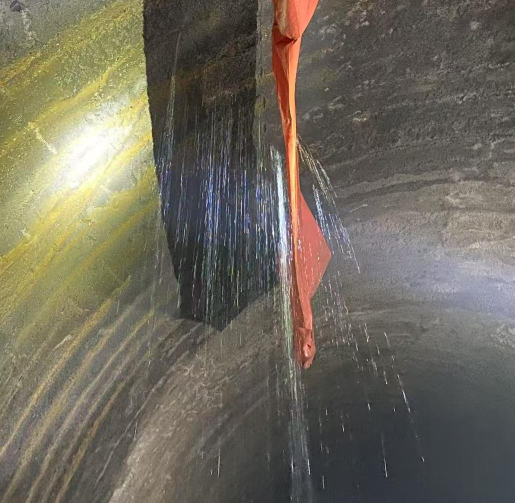
#> input picture 湿润/涌水.jpg, 1029 x 1006 px (shown at 1/2 size); its folder holds only this picture in this run
$ python -i 1preprocess_images.py   (imports and definitions only)   (older library calls are emulated)
#> lines starting #> are read from the running program, lines starting #| are printed output that depends on the picture
import cv2
import numpy as np
import os
import logging
import json
from datetime import datetime
from pathlib import Path
import matplotlib.pyplot as plt
from typing import Tuple, List, Dict, Optional
import shutil

class TunnelFaceImagePreprocessor:
    """隧道掌子面图像预处理器 - 专为围岩等级判断优化"""

    def __init__(self, config: Dict = None):
        """初始化预处理器

        Args:
            config: 配置字典，包含各种预处理参数
        """
        # 默认配置
        self.default_config = {
            'input_folder': r"C:\Users\ASUS\Desktop\AI_Recognition\tunnel_face_images",
            'output_folder': r"C:\Users\ASUS\Desktop\AI_Recognition\processed_tunnel_face_photos\1",
            'target_sizes': [512, 1024, 2048, 3024],  # 增加3024尺寸
            'padding_color': (0, 0, 0),
            'enable_histogram_equalization': True,
            'enable_median_filter': True,
            'median_filter_kernel': 5,
            'enable_data_augmentation': True,
            'augmentation_count': 3,
            'rotation_angles': [-15, -10, -5, 5, 10, 15],
            'brightness_factors': [0.8, 0.9, 1.1, 1.2],
            'supported_formats': ['.png', '.jpg', '.jpeg', '.bmp', '.tiff', '.gif', '.webp'],
            'quality_threshold': 0.3,  # 图像质量阈值
            'log_level': 'INFO'
        }

        # 合并用户配置
        self.config = self.default_config.copy()
        if config:
            self.config.update(config)

        # 设置日志
        self._setup_logging()

        # 创建输出目录
        self._create_output_directories()

        # 统计信息
        self.stats = {
            'total_images': 0,
            'processed_images': 0,
            'failed_images': 0,
            'augmented_images': 0,
            'processing_times': [],
            'quality_scores': [],
            'best_copied_images': 0
        }

    def _setup_logging(self):
        """设置日志记录"""
        log_dir = Path(self.config['output_folder']) / 'logs'
        log_dir.mkdir(parents=True, exist_ok=True)

        log_file = log_dir / f"preprocessing_{datetime.now().strftime('%Y%m%d_%H%M%S')}.log"

        logging.basicConfig(
            level=getattr(logging, self.config['log_level']),
            format='%(asctime)s - %(levelname)s - %(message)s',
            handlers=[
                logging.FileHandler(log_file, encoding='utf-8'),
                logging.StreamHandler()
            ]
        )

        self.logger = logging.getLogger(__name__)
        self.logger.info("隧道掌子面图像预处理器初始化完成")
        self.logger.info(f"配置参数: {json.dumps(self.config, ensure_ascii=False, indent=2)}")

    def _create_output_directories(self):
        """创建输出目录结构"""
        base_output = Path(self.config['output_folder'])

        # 创建best文件夹
        best_dir = base_output / "best"
        best_dir.mkdir(parents=True, exist_ok=True)

        # 为不同尺寸创建子目录
        for size in self.config['target_sizes']:
            size_dir = base_output / f"size_{size}x{size}"
            size_dir.mkdir(parents=True, exist_ok=True)

            # 如果启用数据增强，创建增强子目录
            if self.config['enable_data_augmentation']:
                aug_dir = size_dir / "augmented"
                aug_dir.mkdir(parents=True, exist_ok=True)
#> in process_single_image, image is the input picture: shape (1006, 1029, 3); mean B, G, R 93, 106.4, 111.8

        self.logger.info(f"输出目录结构创建完成: {base_output}")
        self.logger.info(f"Best文件夹创建完成: {best_dir}")

    # [21 lines left out: function _calculate_adaptive_size, not called in this run]

    def _assess_image_quality(self, image: np.ndarray) -> float:
        """评估图像质量

        Args:
            image: 输入图像

        Returns:
            质量分数 (0-1)
        """
        try:
            # 转换为灰度图
            gray = cv2.cvtColor(image, cv2.COLOR_BGR2GRAY)
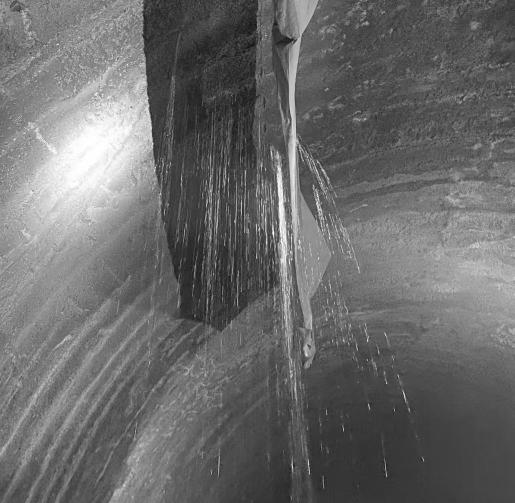
#> gray: shape (1006, 1029) (shown at 1/2 size); min 1, max 255, mean 106.5

            # 计算拉普拉斯方差（清晰度指标）
            laplacian_var = cv2.Laplacian(gray, cv2.CV_64F).var()
#> laplacian_var = 499.5

            # 计算对比度
            contrast = gray.std()
#> contrast = 43.24

            # 计算亮度分布均匀性
            hist = cv2.calcHist([gray], [0], None, [256], [0, 256])
#> hist = 256 values, max 12138 at index 72, min 0 at index 0, mean 4043.6
            hist_normalized = hist / hist.sum()
#> hist_normalized = 256 values, max 0.0117 at index 72, min 0 at index 0, mean 0.00391
            entropy = -np.sum(hist_normalized * np.log2(hist_normalized + 1e-10))
#> entropy = 7.3

            # 综合质量分数
            quality_score = (
                min(laplacian_var / 1000, 1.0) * 0.4 +  # 清晰度权重40%
                min(contrast / 100, 1.0) * 0.3 +        # 对比度权重30%
                entropy / 8.0 * 0.3                     # 信息熵权重30%
            )
#> quality_score = 0.603

            return min(quality_score, 1.0)

        except Exception as e:
            self.logger.warning(f"质量评估失败: {e}")
            return 0.5  # 默认中等质量

    def _enhance_image_quality(self, image: np.ndarray) -> np.ndarray:
        """增强图像质量

        Args:
            image: 输入图像

        Returns:
            增强后的图像
        """
        enhanced = image.copy()

        try:
            # 1. 中值滤波去噪
            if self.config['enable_median_filter']:
                kernel_size = self.config['median_filter_kernel']
                enhanced = cv2.medianBlur(enhanced, kernel_size)
                self.logger.debug(f"应用中值滤波，核大小: {kernel_size}")

            # 2. 直方图均衡化增强对比度
            if self.config['enable_histogram_equalization']:
                # 转换到LAB色彩空间，只对L通道进行直方图均衡化
                lab = cv2.cvtColor(enhanced, cv2.COLOR_BGR2LAB)
#> lab: shape (1006, 1029, 3); mean of channels 0, 1, 2 113.4, 128, 136
                l_channel, a_channel, b_channel = cv2.split(lab)
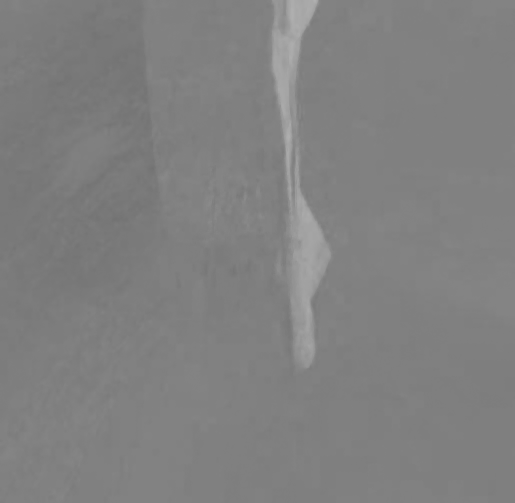
#> a_channel: shape (1006, 1029) (shown at 1/2 size); min 114, max 176, mean 128
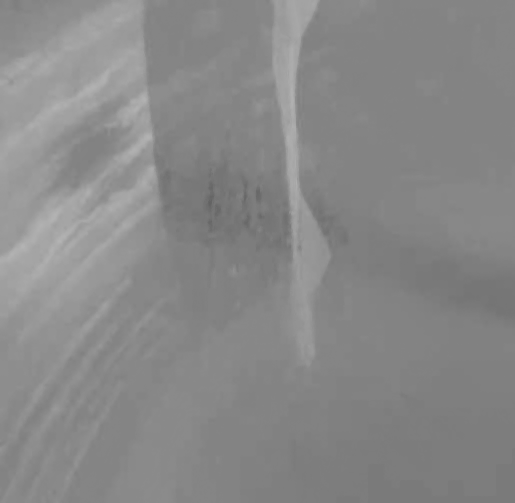
#> b_channel: shape (1006, 1029) (shown at 1/2 size); min 96, max 180, mean 136

                # 应用CLAHE（限制对比度自适应直方图均衡化）
                clahe = cv2.createCLAHE(clipLimit=3.0, tileGridSize=(8, 8))
                l_channel = clahe.apply(l_channel)
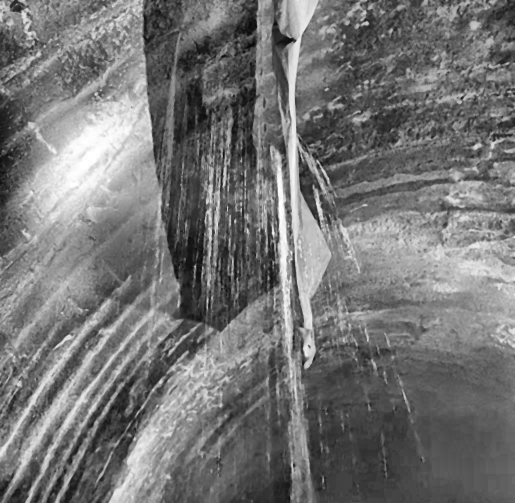
#> l_channel: shape (1006, 1029) (shown at 1/2 size); min 9, max 255, mean 116.6

                # 重新合并通道
                enhanced = cv2.merge([l_channel, a_channel, b_channel])
#> enhanced: shape (1006, 1029, 3); mean of channels 0, 1, 2 116.6, 128, 136
                enhanced = cv2.cvtColor(enhanced, cv2.COLOR_LAB2BGR)
                self.logger.debug("应用CLAHE直方图均衡化")

            # 3. 轻微的锐化处理（针对隧道环境的模糊问题）
            kernel = np.array([[-1,-1,-1], [-1,9,-1], [-1,-1,-1]])
            sharpened = cv2.filter2D(enhanced, -1, kernel)
            enhanced = cv2.addWeighted(enhanced, 0.8, sharpened, 0.2, 0)

            return enhanced

        except Exception as e:
            self.logger.error(f"图像增强失败: {e}")
            return image

    def _resize_with_padding(self, image: np.ndarray, target_size: int) -> np.ndarray:
        """调整图像尺寸并填充

        Args:
            image: 输入图像
            target_size: 目标正方形尺寸

        Returns:
            调整后的图像
        """
        height, width = image.shape[:2]

        # 计算缩放比例
        ratio = float(target_size) / max(height, width)
        new_size = (int(width * ratio), int(height * ratio))

        # 缩放图像
        resized = cv2.resize(image, new_size, interpolation=cv2.INTER_AREA)

        # 计算填充
        delta_w = target_size - new_size[0]
        delta_h = target_size - new_size[1]
        top, bottom = delta_h // 2, delta_h - (delta_h // 2)
        left, right = delta_w // 2, delta_w - (delta_w // 2)

        # 应用填充
        padded = cv2.copyMakeBorder(
            resized, top, bottom, left, right,
            cv2.BORDER_CONSTANT, value=self.config['padding_color']
        )

        return padded

    def _generate_augmented_images(self, image: np.ndarray, base_filename: str) -> List[Tuple[np.ndarray, str]]:
        """生成数据增强图像

        Args:
            image: 原始图像
            base_filename: 基础文件名

        Returns:
            增强图像列表，每个元素为(图像, 文件名后缀)
        """
        augmented_images = []

        try:
            height, width = image.shape[:2]
            center = (width // 2, height // 2)

            # 1. 旋转增强（小角度，适合隧道掌子面）
            for angle in self.config['rotation_angles']:
                rotation_matrix = cv2.getRotationMatrix2D(center, angle, 1.0)
                rotated = cv2.warpAffine(image, rotation_matrix, (width, height),
                                       borderMode=cv2.BORDER_REFLECT_101)
                augmented_images.append((rotated, f"_rot{angle}"))

            # 2. 翻转增强
            # 水平翻转（对隧道掌子面合理）
            h_flipped = cv2.flip(image, 1)
            augmented_images.append((h_flipped, "_hflip"))

            # 注意：不进行垂直翻转，因为会违反重力方向

            # 3. 亮度调整
            for factor in self.config['brightness_factors']:
                # 转换到HSV色彩空间调整亮度
                hsv = cv2.cvtColor(image, cv2.COLOR_BGR2HSV)
                hsv = hsv.astype(np.float32)
                hsv[:, :, 2] = hsv[:, :, 2] * factor  # 调整V通道
                hsv[:, :, 2] = np.clip(hsv[:, :, 2], 0, 255)
                hsv = hsv.astype(np.uint8)
                brightness_adjusted = cv2.cvtColor(hsv, cv2.COLOR_HSV2BGR)
                augmented_images.append((brightness_adjusted, f"_bright{factor}"))

            # 4. 对比度调整
            for alpha in [0.8, 1.2]:  # 对比度因子
                contrast_adjusted = cv2.convertScaleAbs(image, alpha=alpha, beta=0)
                augmented_images.append((contrast_adjusted, f"_contrast{alpha}"))

            # 限制增强数量
            if len(augmented_images) > self.config['augmentation_count']:
                # 随机选择指定数量的增强
                import random
                augmented_images = random.sample(augmented_images, self.config['augmentation_count'])

            self.logger.debug(f"为 {base_filename} 生成了 {len(augmented_images)} 个增强图像")
            return augmented_images

        except Exception as e:
            self.logger.error(f"数据增强失败 {base_filename}: {e}")
            return []

    def _save_image_with_metadata(self, image: np.ndarray, filepath: str, metadata: Dict) -> bool:
        """保存图像并记录元数据

        Args:
            image: 要保存的图像
            filepath: 保存路径
            metadata: 元数据信息

        Returns:
            是否保存成功
        """
        try:
            # 保存图像
            success = cv2.imwrite(filepath, image, [cv2.IMWRITE_JPEG_QUALITY, 95])

            if success:
                # 保存元数据
                metadata_file = filepath.replace('.jpg', '_metadata.json').replace('.JPG', '_metadata.json')
                with open(metadata_file, 'w', encoding='utf-8') as f:
                    json.dump(metadata, f, ensure_ascii=False, indent=2)

                self.logger.debug(f"成功保存: {filepath}")
                return True
            else:
                self.logger.error(f"保存失败: {filepath}")
                return False

        except Exception as e:
            self.logger.error(f"保存图像时出错 {filepath}: {e}")
            return False

    # [38 lines left out: function _copy_to_best_folder, not called in this run]

    def process_single_image(self, image_path: str) -> Dict:
        """处理单张图像

        Args:
            image_path: 图像路径

        Returns:
            处理结果字典
        """
        start_time = datetime.now()
        result = {
            'filename': os.path.basename(image_path),
            'success': False,
            'error': None,
            'quality_score': 0.0,
            'target_sizes_processed': [],
            'augmented_count': 0,
            'processing_time': 0.0
        }

        try:
            # 读取图像
            image = cv2.imread(image_path)
            if image is None:
                raise ValueError(f"无法读取图像: {image_path}")

            self.logger.info(f"开始处理: {result['filename']}")

            # 评估原始图像质量
            quality_score = self._assess_image_quality(image)
            result['quality_score'] = quality_score
            self.stats['quality_scores'].append(quality_score)

            # 检查质量阈值
            if quality_score < self.config['quality_threshold']:
                self.logger.warning(f"图像质量较低 ({quality_score:.3f}): {result['filename']}")

            # 增强图像质量
            enhanced_image = self._enhance_image_quality(image)

            # 处理所有目标尺寸
            base_name, ext = os.path.splitext(result['filename'])

            for target_size in self.config['target_sizes']:
                try:
                    # 调整尺寸
                    processed_image = self._resize_with_padding(enhanced_image, target_size)

                    # 归一化
                    normalized_image = processed_image.astype(np.float32) / 255.0
                    saveable_image = (normalized_image * 255).astype(np.uint8)

                    # 准备保存路径和元数据
                    output_dir = Path(self.config['output_folder']) / f"size_{target_size}x{target_size}"
                    output_filename = f"{base_name}_{target_size}x{target_size}_processed{ext}"
                    output_path = output_dir / output_filename

                    metadata = {
                        'original_file': result['filename'],
                        'original_size': image.shape[:2],
                        'target_size': [target_size, target_size],
                        'quality_score': quality_score,
                        'processing_timestamp': datetime.now().isoformat(),
                        'enhancements_applied': {
                            'histogram_equalization': self.config['enable_histogram_equalization'],
                            'median_filter': self.config['enable_median_filter'],
                            'sharpening': True
                        }
                    }

                    # 保存主图像
                    if self._save_image_with_metadata(saveable_image, str(output_path), metadata):
                        result['target_sizes_processed'].append(target_size)
                        self.stats['processed_images'] += 1
                        self.logger.info(f"成功处理尺寸 {target_size}x{target_size}: {result['filename']}")

                    # 数据增强
                    if self.config['enable_data_augmentation'] and quality_score >= self.config['quality_threshold']:
                        augmented_images = self._generate_augmented_images(saveable_image, base_name)
                        aug_dir = output_dir / "augmented"

                        for aug_image, suffix in augmented_images:
                            aug_filename = f"{base_name}_{target_size}x{target_size}{suffix}{ext}"
                            aug_path = aug_dir / aug_filename

                            aug_metadata = metadata.copy()
                            aug_metadata['augmentation_type'] = suffix
                            aug_metadata['is_augmented'] = True

                            if self._save_image_with_metadata(aug_image, str(aug_path), aug_metadata):
                                result['augmented_count'] += 1
                                self.stats['augmented_images'] += 1

                except Exception as e:
                    self.logger.error(f"处理尺寸 {target_size}x{target_size} 失败: {e}")
                    continue
#> this loop made 4 passes
#> output_filename on passes 1 to 4: '涌水_512x512_processed.jpg', '涌水_1024x1024_processed.jpg', '涌水_2048x2048_processed.jpg', '涌水_3024x3024_processed.jpg'
#> pass 1, in _resize_with_padding, `resized = cv2.resize(image, new_size, interpolation=cv2.INTER_AREA)`:
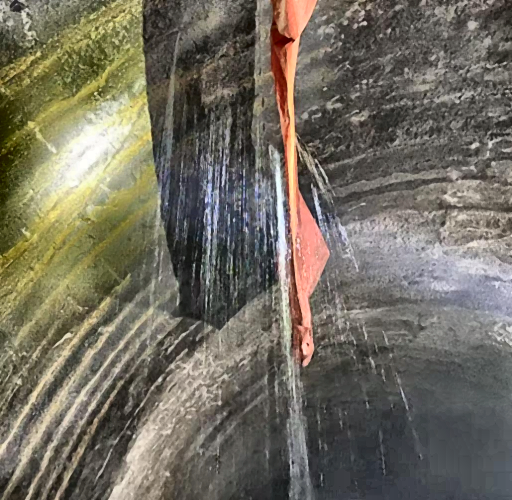
#> resized: shape (500, 512, 3); mean B, G, R 96.2, 109.5, 114.4
#> pass 1, in _resize_with_padding, `padded = cv2.copyMakeBorder( resized, top, bottom, left, right, cv2.BO..`:
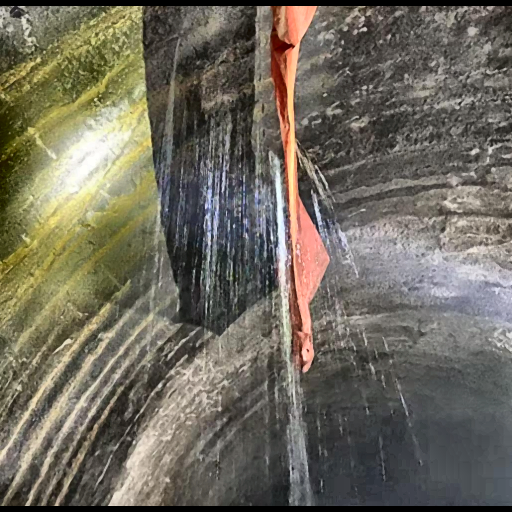
#> padded: shape (512, 512, 3); mean B, G, R 94, 106.9, 111.7
#> pass 1, in _generate_augmented_images, `h_flipped = cv2.flip(image, 1)`:
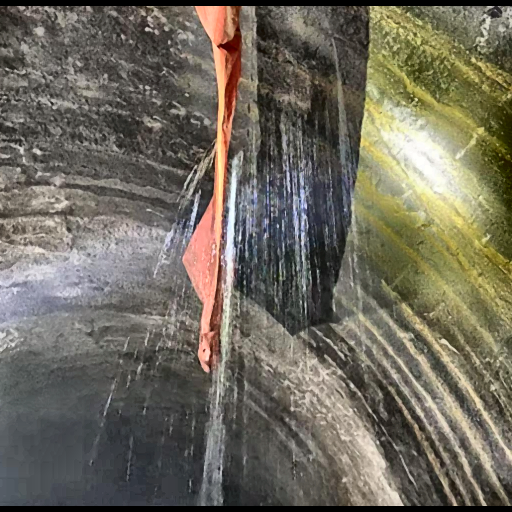
#> h_flipped: shape (512, 512, 3); mean B, G, R 94, 106.9, 111.7
#> after the loop, result = 7 items; self.stats = {'total_images': 0, 'processed_images': 4, 'failed_images': 0, 'augmented_images': 12, 'processing_times': [], 'quality_scores': [0.603], 'best_copied_images': 0}

            # 如果至少有一个尺寸处理成功，标记为成功
            if result['target_sizes_processed']:
                result['success'] = True

            # 计算处理时间
            processing_time = (datetime.now() - start_time).total_seconds()
            result['processing_time'] = processing_time
            self.stats['processing_times'].append(processing_time)

            self.logger.info(f"处理完成: {result['filename']} (质量: {quality_score:.3f}, 时间: {processing_time:.2f}s, 尺寸: {result['target_sizes_processed']})")

        except Exception as e:
            result['error'] = str(e)
            self.stats['failed_images'] += 1
            self.logger.error(f"处理失败 {result['filename']}: {e}")

        return result

    # [173 lines left out: functions process_dataset, _generate_final_report, main, not called in this run]


# [2 lines not run here, left out]

>>> result = TunnelFaceImagePreprocessor().process_single_image('../../湿润/涌水.jpg')
#> result = 7 items

$ run again, on 湿润/干燥.png
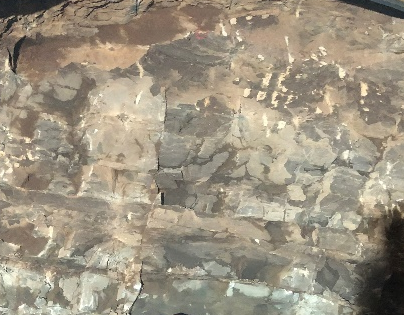
#> input picture 湿润/干燥.png, 404 x 315 px
#> in process_single_image, image is the input picture: shape (315, 404, 3); mean B, G, R 129.9, 148, 157.7
#> laplacian_var = 1818.5
#> contrast = 39.2
#> hist = 256 values, max 1405 at index 130, min 0 at index 0, mean 497.1
#> hist_normalized = 256 values, max 0.011 at index 130, min 0 at index 0, mean 0.00391
#> entropy = 7.22
#> in _assess_image_quality, `quality_score = ( min(laplacian_var / 1000, 1.0) * 0.4 +`: quality_score = 0.788
#> lab: shape (315, 404, 3); mean of channels 0, 1, 2 156.2, 128.5, 138.8
#> the loop in process_single_image, `for target_size in self.config['target_sizes']:` made 4 passes
#> output_filename on passes 1 to 4: '干燥_512x512_processed.png', '干燥_1024x1024_processed.png', '干燥_2048x2048_processed.png', '干燥_3024x3024_processed.png'
#> pass 1, in _resize_with_padding, `padded = cv2.copyMakeBorder( resized, top, bottom, left, right, cv2.BO..`:
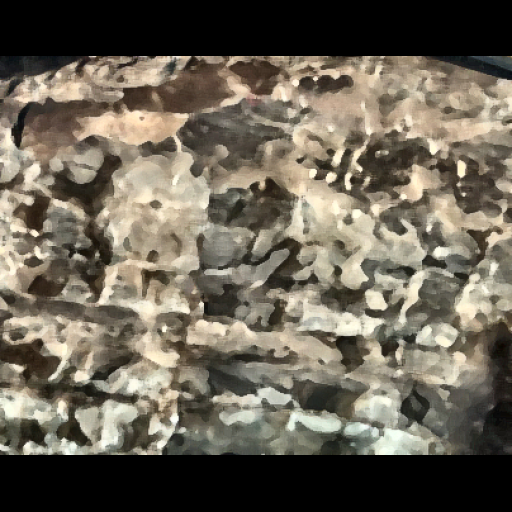
#> padded: shape (512, 512, 3); mean B, G, R 87, 100.4, 107.4
#> pass 1, in _generate_augmented_images, `h_flipped = cv2.flip(image, 1)`:
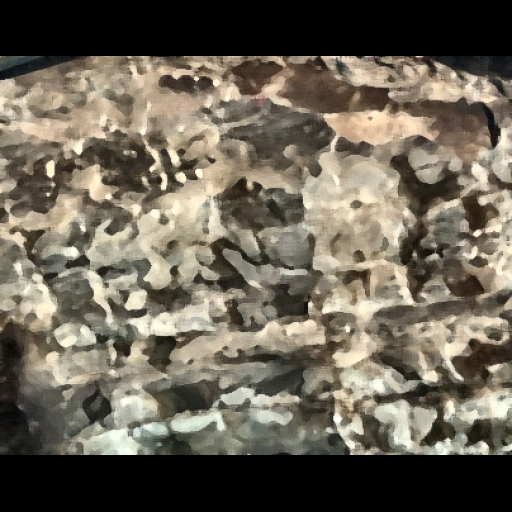
#> h_flipped: shape (512, 512, 3); mean B, G, R 87, 100.4, 107.4
#> after the loop in process_single_image, `for target_size in self.config['target_sizes']:`: result = 7 items; self.stats = {'total_images': 0, 'processed_images': 4, 'failed_images': 0, 'augmented_images': 12, 'processing_times': [], 'quality_scores': [0.788], 'best_copied_images': 0}
#> `result = TunnelFaceImagePreprocessor().process_single_image('../../湿润/..`: result = 7 items
